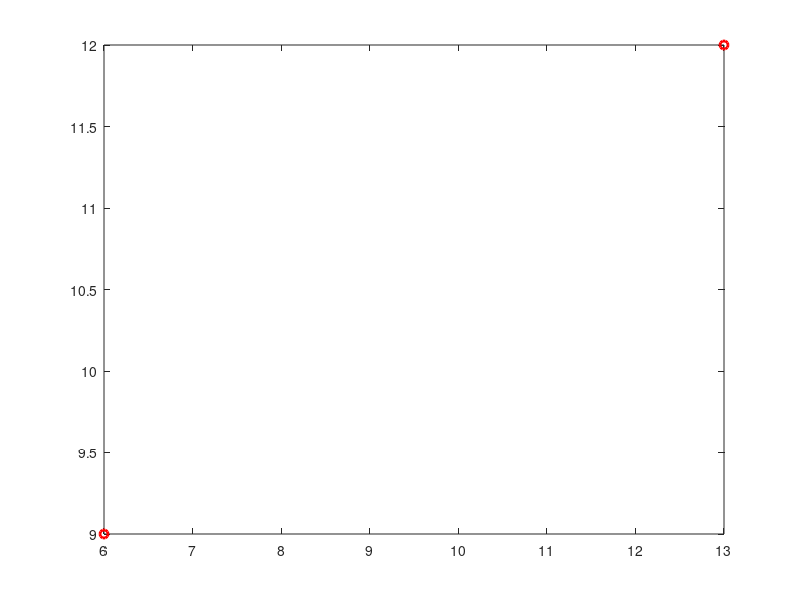

The MATLAB source for this figure: (Note: this script raises an error after producing the figure.)
clc;
clear;
close all;
data = importdata('input2.txt', ' ') ; 
N= data(1);

for i=1:N
    A(i,1)=data(4*i-2);
    A(i,2)=data(4*i-1);   % obstacle
    A(i,3)=data(4*i);
    A(i,4)=data(4*i+1);
end

S=[data(N*4+2),data(N*4+3)];
F=[data(N*4+4),data(N*4+5)];
start=S;
final=F;

plot([S(1),F(1)],[S(2),F(2)],'ro','LineWidth',2);
hold on

M=data((N+1)*4+2);

robat=zeros(M,2);
for i=1:M
    robat(i,1)=data((N+1)*4+2*i+1);
    robat(i,2)=data((N+1)*4+2*i+2);     % yall Robat
end
V=zeros(2,M);

modified_point=transpose(robat(1,:));
for p=1:M
    
    t=transpose(robat(p,:)-robat(1,:));     % vector V
    V(:,p)=transpose(t);
end


k=0; % polynomyial
B=A;
L=1;
while size(B,1)~=0        % recognize obs
    value=true;
    k=k+1;
    obs{k}{1}=[B(1,1);B(1,2)];
    obs{k}{2}=[B(1,3);B(1,4)];
    R(L,:)=[B(1,1);B(1,2)];
    L=L+1;
    R(L,:)=[B(1,3);B(1,4)];
     L=L+1;
    c1=B(1,1);
    c2=B(1,2);
    c3=B(1,3);
    c4=B(1,4);
    r=3;
    B(1,:)=[];
  
   while value==true && size(B,1)~=0
    for j=1:size(B,1)
        if (c3==B(j,1)) && (c4==B(j,2))
                
                obs{k}{r}=[B(j,3);B(j,4)];
                c1=B(j,1);
                c2=B(j,2);
                c3=B(j,3);
                c4=B(j,4);

                R(L,:)=[B(j,3);B(j,4)];
                L=L+1;
                B(j,:)=[];
                r=r+1;
                break                          
           
        elseif c3==B(j,3) && c4==B(j,4) 
                obs{k}{r}=[B(j,1);B(j,2)];
                c1=B(j,3);
                c2=B(j,4);
                c3=B(j,1);
                c4=B(j,2);
                R(L,:)=[B(j,1);B(j,2)];
                L=L+1;
                
                B(j,:)=[];
                r=r+1;
                break
        elseif j==size(B,1)
            value=false ;
   
        end

    end
  
   end

   s=size(R,1);
   R(s,:)=[];
   L=L-1;

end

n_obs=size(obs,2);

min_point=zeros(1,n_obs);
for i=1:n_obs     % formation all new point for each obstacle and seperate X_min
    min_x=1000;
    edj=size(obs{1,i},2)-1;
    for j=1:edj
        for k=1:M
             new_point{i}(:,(j-1)*4+k)=obs{1,i}{1,j}+V(:,k);
             if min_x>new_point{i}(1,(j-1)*4+k)
                 min_x=new_point{i}(1,(j-1)*4+k);
                 min_point(i)=(j-1)*4+k;
             end
        end
    end

end

for i=1:n_obs
   n_con=size(new_point{i},2) ;
   q1=new_point{i}(:,min_point(i));
   qL=q1-[1;0];
   qc=q1;
   j=1;
   con{i}(1)=min_point(i);
   Poly{i}(:,1)=q1;
   while con{i}(j)~=min_point(i) || j==1
       
       alpha_min=360;
       for k=1:n_con
           qi=new_point{i}(:,k);
           v=qi-qc;
           v=cat(1,v,0);
           u=qL-qc;
           u=cat(1,u,0);
           cos=(dot(u,v))/(norm(u)*norm(v));
           K=[0;0;-1];
           sin=(dot(cross(u,v),K))/(norm(u)*norm(v));
           alpha=atan2(sin,cos);
           if alpha<0
               alpha=2*pi+alpha;
           end
           if alpha==0
               alpha=2*pi;
           end
           if alpha<alpha_min
               alpha_min=alpha;
               next=k;
           end
       end
       j=j+1;
       qL=qc;
       
     
       qc=new_point{i}(:,next);
       con{i}(j)=next;
       Poly{i}(:,j)=new_point{i}(:,next);
 
 
   end
   obs{i}=polyshape(Poly{i}(1,:),Poly{i}(2,:));
   plot(obs{i});
   hold on
 
end
k=1;

for i=1:size(con,2)
   for j=1:size(con{i},2)-1
       Y(k,:)=[new_point{i}(1,con{i}(j)),new_point{i}(2,con{i}(j)), new_point{i}(1,con{i}(j+1)),new_point{i}(2,con{i}(j+1))];
       k=k+1;   
   end


end
A=Y;
N=k-1;

